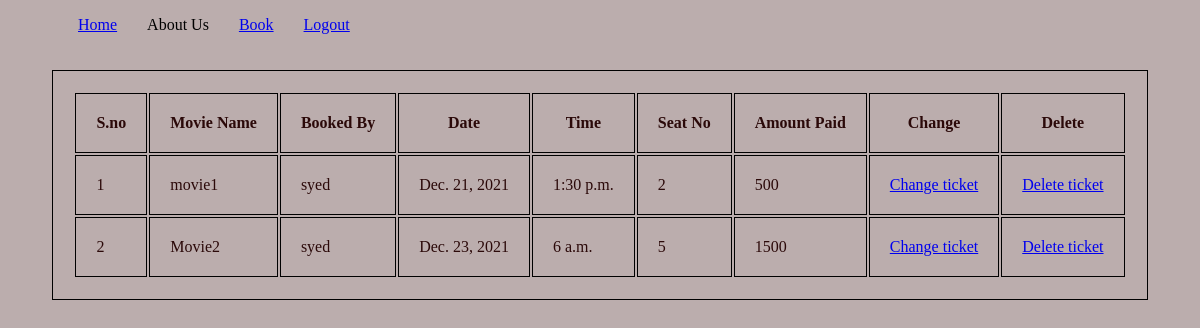
The app's page /movie/1 (signed in) with its own data.
### movie/models.py (models this page shows, shortened)
class Movies(models.Model):
    id = models.AutoField(primary_key=True)
    title = models.CharField(max_length=50,null=True,blank=True)
    username = models.ForeignKey('auth.User', on_delete=models.CASCADE)
    date = models.DateField(auto_now=False,null=True,blank=True)
    time = models.TimeField(auto_now=False, null=True,blank=True)
    seats = models.IntegerField(null=True,blank=True,
        validators=[MinValueValidator(1), MaxValueValidator(5)])
    payment = models.IntegerField(null=True,blank=True)

### movie/views.py (the view)
# urls.py: path('movie/<str:pk>',views.MovieList.as_view(), name='single'),
class MovieList(ListView):
    model = Movies
    template_name = 'movie/single_user.html'
    context_object_name = 'movie_by_user'
    def get_queryset(self):
        return Movies.objects.filter(username=self.kwargs['pk'])

### movie/templates/movie/single_user.html
{% extends 'main.html' %}
{% block content %}
<br>
<br>
<table align ="center";>
    <tr>
        <th>S.no</th>
        <th>Movie Name</th>
        <th>Booked By</th>
        <th>Date</th>
        <th>Time</th>
        <th>Seat No</th>
        <th>Amount Paid</th>
        <th>Change </th>
        <th>Delete </th>
    </tr>
    {% for m in movie_by_user %}
<tr>
    <td>{{m.id}}</td>
    <td>{{m.title}}</td>
    <td>{{m.username}}</td>
    <td>{{m.date}}</td>
    <td>{{m.time}}</td>
    <td>{{m.seats}}</td>
    <td>{{m.payment}}</td>
    <td><a href="{% url 'changeticket' m.id %}">Change ticket</a>
        <td><a href="{% url 'deleteticket' m.id %}">Delete ticket</a>
</tr>
{% endfor %}
</table>
{% endblock content %}

### static/style/main.css (style rules this page uses)
body { color: rgb(43, 9, 9); background-color: rgb(187, 173, 173); }
table,th,td { padding: 20px; border: 1px solid black; }

### records on screen
Movies: id "1", title "movie1", username "syed", date "Dec. 21, 2021", time "1:30 p.m.", seats "2", payment "500"
Movies: id "2", title "Movie2", username "syed", date "Dec. 23, 2021", time "6 a.m.", seats "5", payment "1500"
